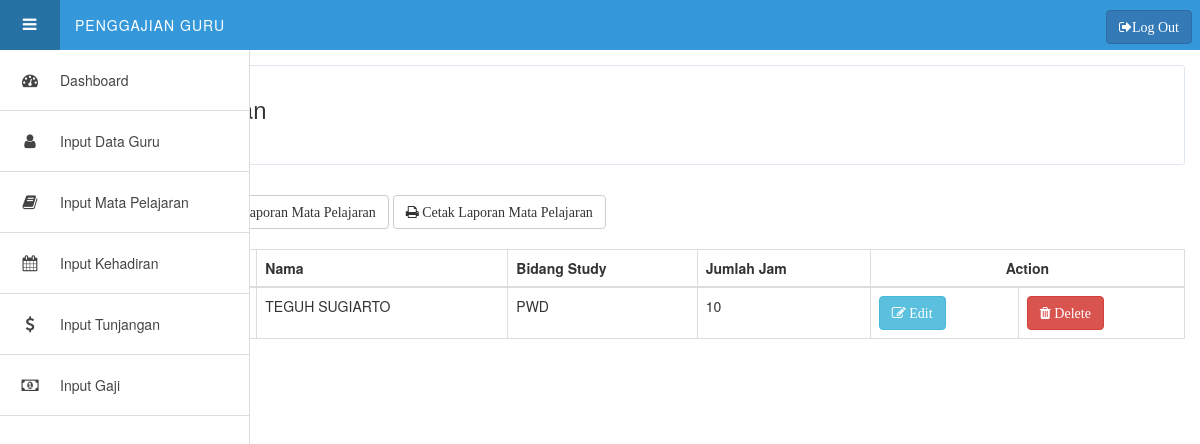
The app's page /admin/pelajaran.php (signed in) with its own data.
### tables this page shows
CREATE TABLE `tbl_jam` (
  `id_guru` varchar(20) NOT NULL,
  `Nama` varchar(50) NOT NULL,
  `pelajaran` varchar(50) NOT NULL,
  `jumlah_jam` int(11) NOT NULL
);

### admin/pelajaran.php (the view, shortened to what this page needs)
<?php
  $per=10;
  $page= isset($_GET['page']) ? (int) $_GET['page'] : 1;
 $start = ($page>1) ? ($page*$per)-$per : 0 ;
  $q=mysql_query("SELECT * FROM tbl_jam ORDER BY id_guru limit $start, $per");
?>
<!DOCTYPE html>
<html lang="en" >
<head>
    <link rel="stylesheet" href="css/style.css">
    <link rel="stylesheet" type="text/css" href="css/css/font-awesome.css">
    <link rel="stylesheet" type="text/css" href="css/bootstrap.css">
    <link rel="stylesheet" type="text/css" href="sweetalert-1-master/dist/sweetalert.css">
</head>
<body>
  <div class="header">
  <a href="#" id="menu-action">
    <i class="fa fa-bars"></i>
  </a>
  <div class="logo">
   Penggajian Guru
   <a href="logout.php"><button class="fa fa-sign-out btn btn-primary" style="position: relative; float: right; margin-top: 10px;margin-right: 8px;">Log Out</button></a>
  </div>
</div>
<div class="sidebar">
  <ul>
    <li><a href="index.php"><i class="fa fa-dashboard"></i><span>Dashboard</span></a></li>
    <li><a href="guru.php"><i class="fa fa-user"></i><span>Input Data Guru</span></a></li>
    <li><a href="pelajaran.php"><i class="fa fa-book"></i><span>Input Mata Pelajaran</span></a></li>
    <li><a href="staf.php"><i class="fa fa-calendar"></i><span>Input Kehadiran</span></a></li>
    <li><a href="tunjangan.php"><i class="fa fa-dollar"></i><span>Input Tunjangan</span></a></li>
    <li><a href="gaji.php"><i class="fa fa-money"></i><span>Input Gaji</span></a></li>
</div>
<div class="main">
  <div class="hipsum">
    <div class="jumbotron">
    <h1>Mata Pelajaran</h1>
      </div>
<div class="in">
<a href="input_pelajaran.php">
<button class="btn btn-success fa fa-pencil">  Input</button>
<a href="laporan_pelajaraan.php"><button class="btn btn-default fa fa-download">  Download Laporan Mata Pelajaran</button></a>
<a href="cetak_laporan_pelajaraan.php"><button class="btn btn-default fa fa-print">  Cetak Laporan Mata Pelajaran</button></a>
</a>
</div>
<br>
 <div class="table-responsive">
      <table class="table table-bordered">
        <thead>
          <tr>
            <th>No</th>
            <th>Id Guru</th>
            <th>Nama</th>
            <th>Bidang Study</th>
            <th>Jumlah Jam</th>
            <th colspan="2"><center>Action</center></th>
          </tr>
        </thead>
        <?php
$a=1;
  while ($data=mysql_fetch_array($q)) { ?>
  <tbody>
          <tr>
            <th scope="row"><?php echo $a++; ?></th>
            <td><?php echo $data['id_guru']; ?></td>
            <td><?php echo $data['Nama']; ?></td>
            <td><?php echo $data['pelajaran']; ?></td>
            <td><?php echo $data['jumlah_jam']; ?></td>
            <td><a href="edit_pelajaran.php?id=<?php echo $data['id_guru']; ?>"><button class="btn btn-info fa fa-edit">  Edit</button></a></td>
            <td><a href="delete_pelajaran.php?id=<?php echo $data['id_guru']; ?>" id="idd" data-id="<?php echo $data['id_guru']; ?>"><button class="btn btn-danger fa fa-trash"  name="del"  id="id" data-id="<?php echo $data['id_guru']; ?>">   Delete</button></a></td>
          </tr>
          </tbody>
     <?php }
        ?>
        </table>
        </div>
   </div>
  </div>
</body>
</html>

### admin/css/style.css (style rules this page uses)
*, *:before, *:after { -webkit-box-sizing: border-box; -moz-box-sizing: border-box; box-sizing: border-box; }
body { background: #f5f5f5; padding: 0; margin: 0; font-family: 'Lato', sans-serif; }
i.fa { font-size: 16px; }
.header { position: fixed; z-index: 10; top: 0; left: 0; background: #3498DB; width: 100%; height: 50px; line-height: 50px; color: #fff; }
.header .logo { text-transform: uppercase; letter-spacing: 1px; }
.header #menu-action { display: block; float: left; width: 60px; height: 50px; line-height: 50px; margin-right: 15px; color: #fff; text-decoration: none; text-align: center; background: rgba(0, 0, 0, 0.15); font-size: 13px; text-transform: uppercase; letter-spacing: 1px; -webkit-transition: all 0.2s ease-in-out; transition: all 0.2s ease-in-out; }
.header #menu-action i { display: inline-block; margin: 0 5px; }
.sidebar { position: fixed; z-index: 10; left: 0; top: 50px; height: 100%; width: 60px; background: #fff; border-right: 1px solid #ddd; text-align: center; -webkit-transition: all 0.2s ease-in-out; transition: all 0.2s ease-in-out; }
.sidebar:hover, .sidebar.active, .sidebar.hovered { width: 250px; -webkit-transition: all 0.2s ease-in-out; transition: all 0.2s ease-in-out; }
.sidebar ul { list-style-type: none; padding: 0; margin: 0; }
.sidebar ul li { display: block; }
.sidebar ul li a { display: block; position: relative; white-space: nowrap; overflow: hidden; border-bottom: 1px solid #ddd; color: #444; text-align: left; }
.sidebar ul li a i { display: inline-block; width: 60px; height: 60px; line-height: 60px; text-align: center; -webkit-animation-duration: .7s; -moz-animation-duration: .7s; -o-animation-duration: .7s; animation-duration: .7s; -webkit-animation-fill-mode: both; -moz-animation-fill-mode: both; -o-animation-fill-mode: both; animation-fill-mode: both; }
.sidebar ul li a span { display: inline-block; height: 60px; line-height: 60px; }
.main { position: relative; display: block; top: 50px; left: 0; padding: 15px; padding-left: 75px; -webkit-transition: all 0.2s ease-in-out; transition: all 0.2s ease-in-out; }
.main .jumbotron { background-color: #fff; padding: 30px !important; border: 1px solid #dfe8f1; -webkit-border-radius: 3px; -moz-border-radius: 3px; border-radius: 3px; }
.main .jumbotron h1 { font-size: 24px; margin: 0; padding: 0; margin-bottom: 12px; }
a { text-decoration: none; }

### records on screen
tbl_jam: Nama "TEGUH SUGIARTO", pelajaran "PWD", jumlah_jam "10"
